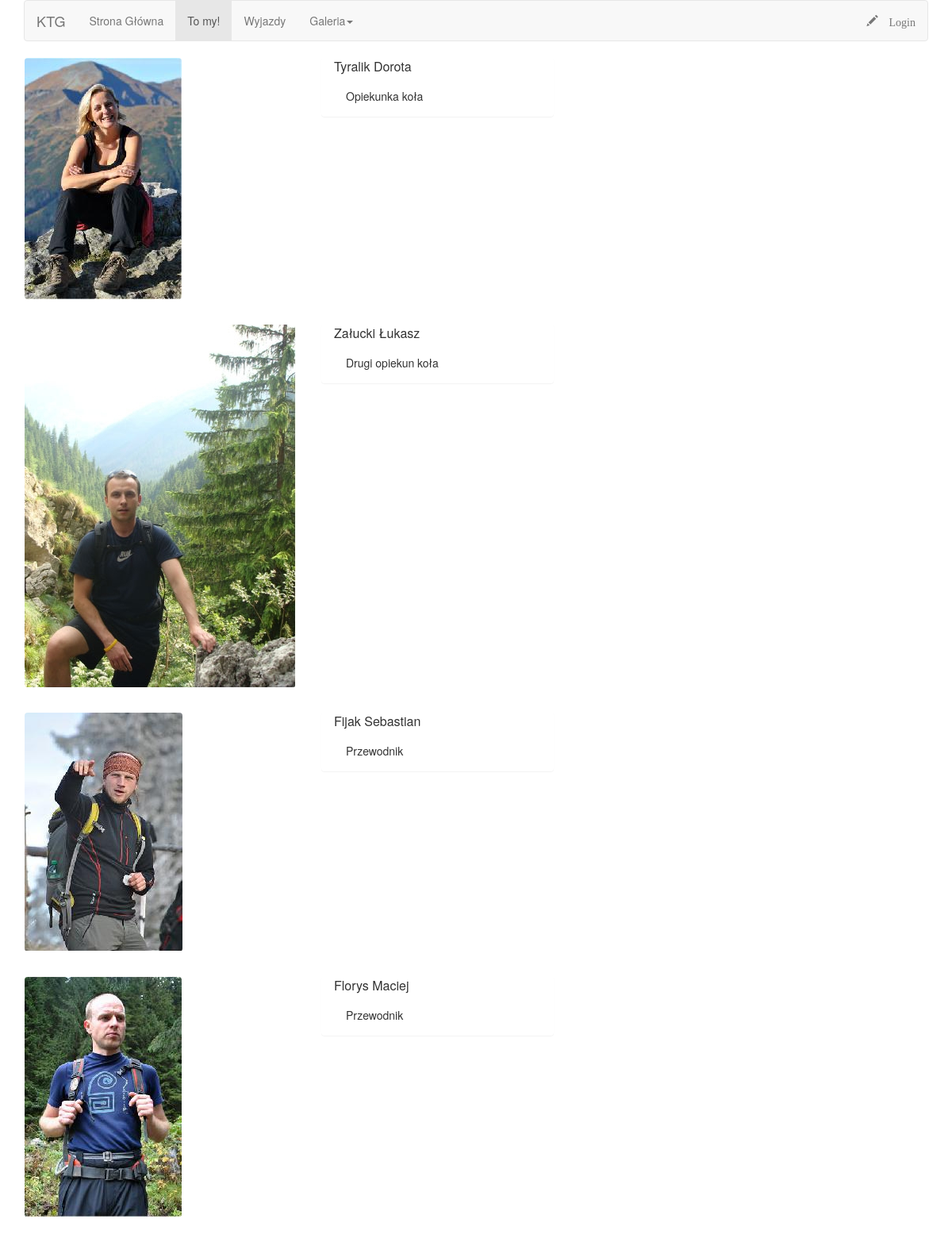
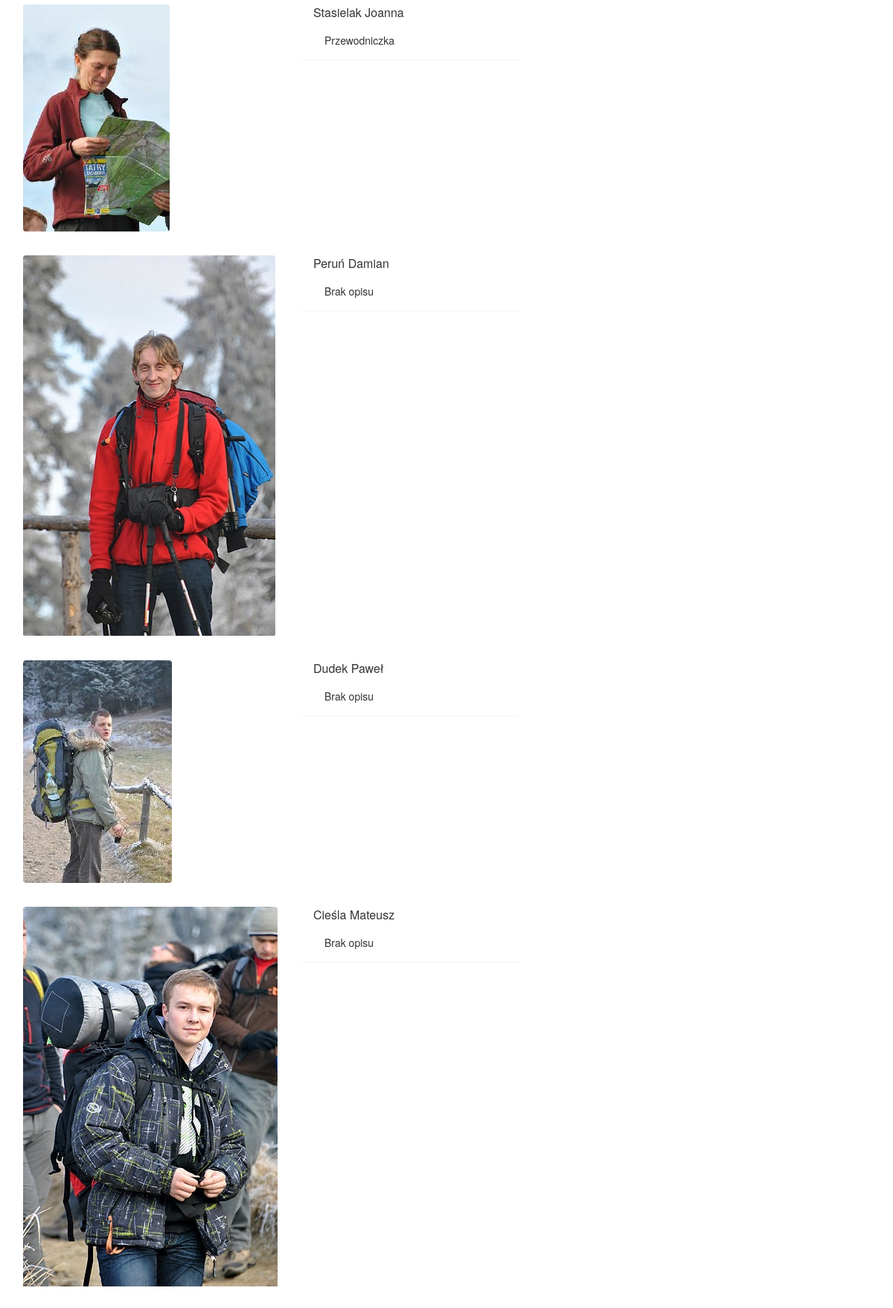
/toMy.php (upper part), run on the app's committed database (2 pictures, top to bottom).
### tables this page shows
CREATE TABLE IF NOT EXISTS `members` (
  `id` int(11) NOT NULL AUTO_INCREMENT,
  `zdjecie` text NOT NULL,
  `imie` text NOT NULL,
  `nazwisko` text NOT NULL,
  `opis` text NOT NULL,
  `super_user` tinyint(1) NOT NULL,
  `login` text NOT NULL,
  `thumb` text NOT NULL,
  PRIMARY KEY (`id`)
);

### toMy.php (the view, shortened to what this page needs)
<?php
require 'dbConn.inc.php';
?>
<!DOCTYPE html>
<html lang="en">
  <head>
    <link href="bootstrap/dist/css/bootstrap.css" rel="stylesheet">
    <link href="style.css" rel="stylesheet">
  </head>
  <body>
    <div class="container">
      <?php require 'header.php';
      $members = $pdo->query('SELECT * FROM members ORDER BY id');
      if(!is_null($members)){
        foreach($members->fetchAll() as $row){
          echo '<div class="row">';
            echo '<div class="col-md-4">';
              echo '<img class ="media-object" src = "'.$row['thumb'].'">';
            echo '</div>';
            echo '<div class="panel col-md-3">';
            echo '<div class="panel-title">';
              echo $row['nazwisko'].' '.$row['imie'].'<br>';
            echo '</div>';
              echo '<div class="panel-body">';
                echo $row['opis'].'<br>';
              echo '</div>';
            echo '</div>';
          echo '</div>';
        }
      }
      ?>
    </div>
  </body>
</html>

### style.css (style rules this page uses)
* { margin: 0; padding: 0; }
img { border: 1px white solid; -webkit-border-radius:5px; margin-bottom: 15px; position:relative; }
.row { margin-bottom: 15px; }

### data on the page
members: thumb (picture), nazwisko "Tyralik", imie "Dorota", opis "Opiekunka koła"
members: thumb (picture), nazwisko "Załucki", imie "Łukasz", opis "Drugi opiekun koła"
members: thumb (picture), nazwisko "Fijak", imie "Sebastian", opis "Przewodnik"
members: thumb (picture), nazwisko "Florys", imie "Maciej", opis "Przewodnik"
members: thumb (picture), nazwisko "Stasielak", imie "Joanna", opis "Przewodniczka"
members: thumb (picture), nazwisko "Peruń", imie "Damian", opis "Brak opisu"
members: thumb (picture), nazwisko "Dudek", imie "Paweł", opis "Brak opisu"
members: thumb (picture), nazwisko "Cieśla", imie "Mateusz", opis "Brak opisu"
